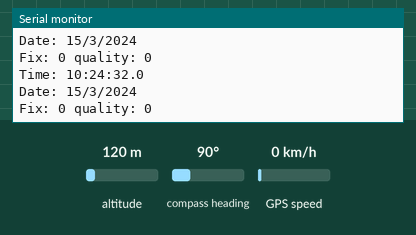
This sketch was run on a simulated Arduino Uno, built with avr-gcc and run on an emulated ATmega328P. On the bench: the last lines printed to the serial monitor. The test bench sets the inputs (shaded band); at power-on: altitude 120 m, compass heading 90°, GPS speed 0 km/h. The GPS gets a fix after 3 s at 37.7749, -122.4194 with 8 satellites.

Above: at 2.7 s.
2.8 s: altitude set to 20 m
At 4.24 s:
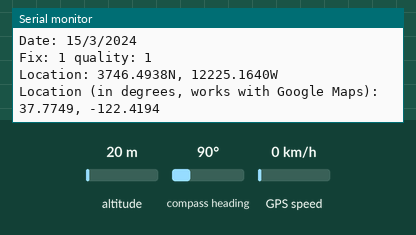
5.2 s: compass heading set to 7°
9.8 s: compass heading set to 180°
14.4 s: GPS speed set to 30 km/h
At 17.31 s:
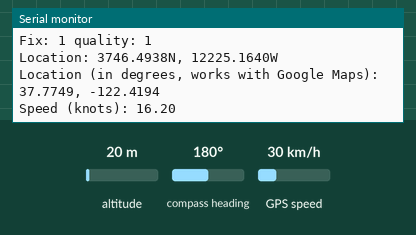
23.6 s: altitude set to 250 m
28.2 s: GPS speed set to 2 km/h
Timing chart, 0 to 31.2 s (numbered marks = the images above; inputs shaded):
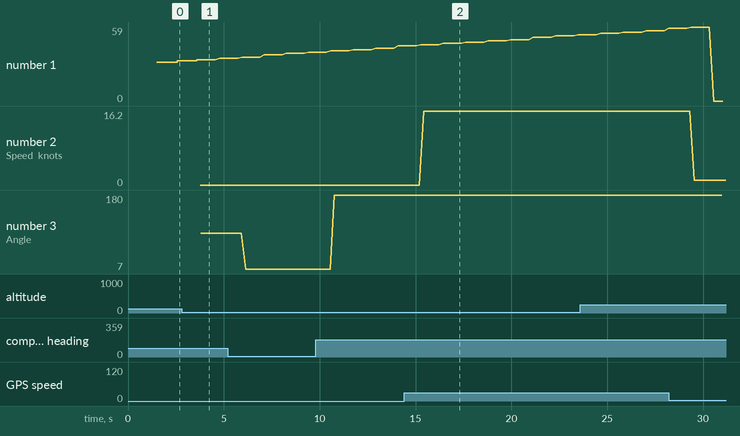

Measured:
- after the input at 2.8 s, the serial monitor: prints a new line after 1.0 s (image 1)
- after the input at 14.4 s, the serial monitor: prints a new line after 1.0 s (image 2)
- plotted number 1: 39 → 44 after the input at 9.8 s
- plotted number 2: 0 → 16.2 after the input at 14.4 s, 16.2 → 1.08 after the input at 28.2 s
- plotted number 3: 90 → 7 after the input at 5.2 s, 7 → 180 after the input at 9.8 s, 180 → 18 after the input at 28.2 s

The sketch:

GPS_Location_System.ino
```cpp
#include <Adafruit_GPS.h>
#include <SoftwareSerial.h>
#include <Wire.h>

#define GPS_TRANSMITTER_PIN 2   // The pin of the arduino that is connected to the rx of the gps shield
#define GPS_RECEIVER_PIN 3      // The pin of the arduino that is connected to the tx of the gps shield

#define DEBUG_GPSECHO true //set to false to turn off GPS data echoing/send to Serial console

#define GPS_SYSTEM_ADDRESS 0xC2

SoftwareSerial GPSSerial(GPS_TRANSMITTER_PIN, GPS_RECEIVER_PIN);

Adafruit_GPS GPS(&GPSSerial);
/**
 * if using the hardware serial then the software serial above is not neccessary
 * hence use the following to build the Adafruit_GPS object
 *
 * Adafruit_GPS GPS(&Serial1);
 *
 */

void setup() {

  Wire.begin(GPS_SYSTEM_ADDRESS);
  Wire.onRequest(requestHandler);
  Wire.onReceive(receiveHandler);

  if(DEBUG_GPSECHO){

    Serial.begin(9600);
    Serial.println("Initializing the GPS, in the Debug Mode");

  }

  GPS.begin(9600); //default baudrate for the gps breakout, some use 4800

  GPS.sendCommand(PMTK_SET_NMEA_OUTPUT_RMCGGA);  //turning on RMC (recommended minimum) and GGA (fix data) including altitude

  // Set the update rate
  // Note you must send both commands below to change both the output rate (how often the position
  // is written to the serial line), and the position fix rate.
  // 1 Hz update rate- for 9600 baud you'll have to set the output to RMC or RMCGGA only (see above)
  GPS.sendCommand(PMTK_SET_NMEA_UPDATE_1HZ);
  GPS.sendCommand(PMTK_API_SET_FIX_CTL_5HZ);

  GPS.sendCommand(PGCMD_ANTENNA);   //Can report if antenna is connected or not

  delay(500);

  delay(500);
  Serial.print("\nSTARTING LOGGING....");
  if (GPS.LOCUS_StartLogger())
    Serial.println(" STARTED!");
  else
    Serial.println(" no response :(");
  delay(500);


  //GPS.sendCommand("$PMTK622,1*29");

}

void loop() {

  // if a sentence is received, we can check the checksum, parse it...
  if (GPS.newNMEAreceived()) {
    GPS.parse(GPS.lastNMEA()); //This is going to parse the last NMEA sentence the Arduino has received, breaking it down into its constituent parts.
  }


  if(DEBUG_GPSECHO){

    Serial.print("\nTime: ");
    Serial.print(GPS.hour, DEC); Serial.print(':');
    Serial.print(GPS.minute, DEC); Serial.print(':');
    Serial.print(GPS.seconds, DEC); Serial.print('.');
    Serial.println(GPS.milliseconds);
    Serial.print("Date: ");
    Serial.print(GPS.day, DEC); Serial.print('/');
    Serial.print(GPS.month, DEC); Serial.print("/20");
    Serial.println(GPS.year, DEC);
    Serial.print("Fix: "); Serial.print((int)GPS.fix);
    Serial.print(" quality: "); Serial.println((int)GPS.fixquality);

    if (GPS.fix) {

      Serial.print("Location: ");
      Serial.print(GPS.latitude, 4); Serial.print(GPS.lat);
      Serial.print(", ");
      Serial.print(GPS.longitude, 4); Serial.println(GPS.lon);
      Serial.print("Location (in degrees, works with Google Maps): ");
      Serial.print(GPS.latitudeDegrees, 4);
      Serial.print(", ");
      Serial.println(GPS.longitudeDegrees, 4);

      Serial.print("Speed (knots): "); Serial.println(GPS.speed);
      Serial.print("Angle: "); Serial.println(GPS.angle);
      Serial.print("Altitude: "); Serial.println(GPS.altitude);
      Serial.print("Satellites: "); Serial.println((int)GPS.satellites);

    }

  }

}

void requestHandler(){

  //sending the time to master
  Wire.print('T');
  Wire.print(GPS.hour, DEC);Wire.print(':');
  Wire.print(GPS.minute, DEC);Wire.print(':');
  Wire.print(GPS.seconds, DEC);Wire.print('.');
  Wire.print(GPS.milliseconds);

  //Sending the date to master
  Wire.write('D');
  Wire.print(GPS.day, DEC); Wire.print('/');
  Wire.print(GPS.month, DEC); Wire.print("/20");
  Wire.println(GPS.year, DEC);

  //sending the location to master
  Wire.print("LOC");
  Wire.print(GPS.latitude, 4); Wire.print(GPS.lat);
  Wire.print(",");
  Wire.print(GPS.longitude, 4); Wire.println(GPS.lon);

  //Sending the location in degree to master
  Wire.print("LOCD");
  Wire.print(GPS.latitudeDegrees, 4);
  Wire.print(",");
  Wire.println(GPS.longitudeDegrees, 4);

  //Sending addition information about the relative position to master
  Wire.print("SP"); Wire.println(GPS.speed);
  Wire.print("ANG"); Wire.println(GPS.angle);
  Wire.print("ALT"); Wire.println(GPS.altitude);
  Wire.print("SAT"); Wire.println((int)GPS.satellites);

}

void receiveHandler(int byteReceived){}
```
